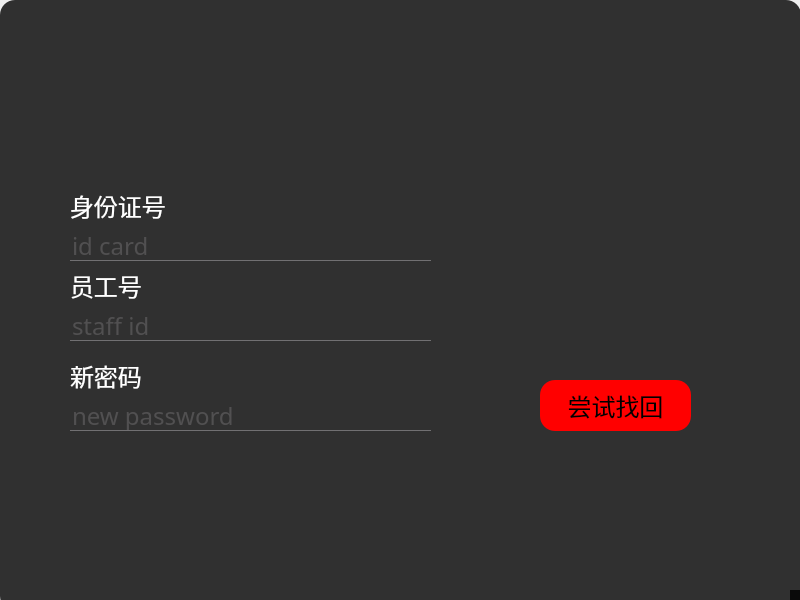
<?xml version="1.0" encoding="UTF-8"?>
<ui version="4.0">
 <class>MainWindow</class>
 <widget class="QMainWindow" name="MainWindow">
  <property name="geometry">
   <rect>
    <x>0</x>
    <y>0</y>
    <width>800</width>
    <height>600</height>
   </rect>
  </property>
  <property name="windowTitle">
   <string>MainWindow</string>
  </property>
  <property name="styleSheet">
   <string notr="true">
*{
font-size:24px;
font-family:Century Gothic;
}
QFrame{
background:rgba(0,0,0,0.8);
border-radius:15px;
}
#centralwidget{
border-image:url(D:/pictures/login3.jpg) strectch；
}

QToolButton{
background:red;
border-radius:60px;
}
QLabel{
color:white;
background:transparent;
}
QPushButton{
background:red;;
border-radius:15px;
}
QPushButton:hover{
background:#333;
border-radius:15px;
background:#49ebff;
}
QLineEdit{
background:transparent;
border:none;
color:#717072;
border-bottom:1px solid #717072;
}</string>
  </property>
  <widget class="QWidget" name="centralwidget">
   <widget class="QFrame" name="frame">
    <property name="geometry">
     <rect>
      <x>0</x>
      <y>0</y>
      <width>801</width>
      <height>611</height>
     </rect>
    </property>
    <property name="font">
     <font>
      <family>Century Gothic</family>
      <pointsize>-1</pointsize>
      <weight>50</weight>
      <italic>false</italic>
      <bold>false</bold>
     </font>
    </property>
    <property name="frameShape">
     <enum>QFrame::StyledPanel</enum>
    </property>
    <property name="frameShadow">
     <enum>QFrame::Raised</enum>
    </property>
    <widget class="QLineEdit" name="lineEdit_idcard">
     <property name="geometry">
      <rect>
       <x>70</x>
       <y>230</y>
       <width>361</width>
       <height>31</height>
      </rect>
     </property>
     <property name="text">
      <string/>
     </property>
     <property name="placeholderText">
      <string>id card</string>
     </property>
    </widget>
    <widget class="QLineEdit" name="lineEdit_id">
     <property name="geometry">
      <rect>
       <x>70</x>
       <y>310</y>
       <width>361</width>
       <height>31</height>
      </rect>
     </property>
     <property name="font">
      <font>
       <family>Century Gothic</family>
       <pointsize>-1</pointsize>
      </font>
     </property>
     <property name="contextMenuPolicy">
      <enum>Qt::DefaultContextMenu</enum>
     </property>
     <property name="locale">
      <locale language="Chinese" country="China"/>
     </property>
     <property name="text">
      <string/>
     </property>
     <property name="echoMode">
      <enum>QLineEdit::Normal</enum>
     </property>
     <property name="placeholderText">
      <string>staff id</string>
     </property>
    </widget>
    <widget class="QPushButton" name="commitButton">
     <property name="geometry">
      <rect>
       <x>540</x>
       <y>380</y>
       <width>151</width>
       <height>51</height>
      </rect>
     </property>
     <property name="text">
      <string>尝试找回</string>
     </property>
    </widget>
    <widget class="QLabel" name="label_2">
     <property name="geometry">
      <rect>
       <x>70</x>
       <y>190</y>
       <width>121</width>
       <height>31</height>
      </rect>
     </property>
     <property name="font">
      <font>
       <family>Century Gothic</family>
       <pointsize>-1</pointsize>
       <weight>50</weight>
       <bold>false</bold>
      </font>
     </property>
     <property name="text">
      <string>身份证号</string>
     </property>
    </widget>
    <widget class="QLabel" name="label_3">
     <property name="geometry">
      <rect>
       <x>70</x>
       <y>270</y>
       <width>121</width>
       <height>31</height>
      </rect>
     </property>
     <property name="text">
      <string>员工号</string>
     </property>
    </widget>
    <widget class="QLabel" name="label_4">
     <property name="geometry">
      <rect>
       <x>70</x>
       <y>360</y>
       <width>121</width>
       <height>31</height>
      </rect>
     </property>
     <property name="text">
      <string>新密码</string>
     </property>
    </widget>
    <widget class="QLineEdit" name="lineEdit_newpwd">
     <property name="geometry">
      <rect>
       <x>70</x>
       <y>400</y>
       <width>361</width>
       <height>31</height>
      </rect>
     </property>
     <property name="font">
      <font>
       <family>Century Gothic</family>
       <pointsize>-1</pointsize>
      </font>
     </property>
     <property name="contextMenuPolicy">
      <enum>Qt::DefaultContextMenu</enum>
     </property>
     <property name="locale">
      <locale language="Chinese" country="China"/>
     </property>
     <property name="text">
      <string/>
     </property>
     <property name="echoMode">
      <enum>QLineEdit::Password</enum>
     </property>
     <property name="placeholderText">
      <string>new password</string>
     </property>
    </widget>
   </widget>
   <widget class="QToolButton" name="retLogin">
    <property name="geometry">
     <rect>
      <x>790</x>
      <y>590</y>
      <width>20</width>
      <height>20</height>
     </rect>
    </property>
    <property name="font">
     <font>
      <family>Century Gothic</family>
      <pointsize>-1</pointsize>
     </font>
    </property>
    <property name="styleSheet">
     <string notr="true">border:none;
background:rgba(0,0,0,0.8)
</string>
    </property>
    <property name="text">
     <string/>
    </property>
   </widget>
   <widget class="QLabel" name="label_5">
    <property name="geometry">
     <rect>
      <x>670</x>
      <y>460</y>
      <width>131</width>
      <height>31</height>
     </rect>
    </property>
    <property name="text">
     <string/>
    </property>
   </widget>
  </widget>
 </widget>
 <resources/>
 <connections/>
</ui>
